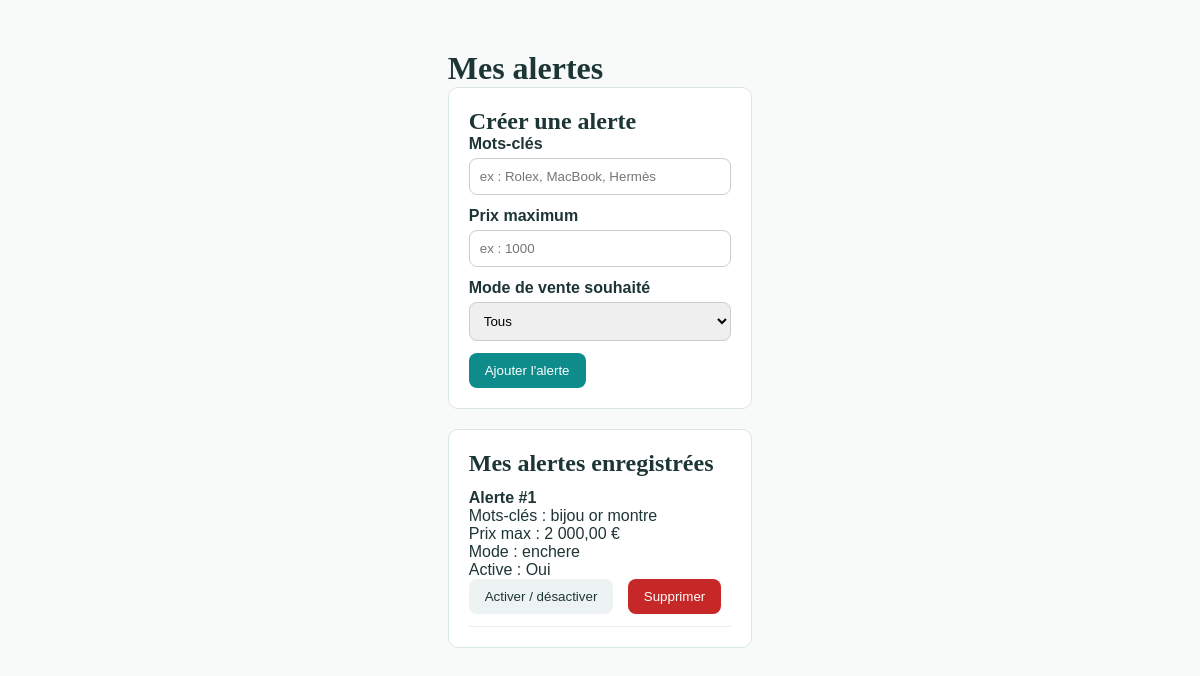
Screenshot of /alerts.php (signed in) with the database file from the repository.
### tables this page shows
CREATE TABLE `alerte` (
  `idAlerte` int(11) NOT NULL,
  `mots_cles` varchar(255) DEFAULT NULL,
  `prix_max` decimal(10,2) DEFAULT NULL,
  `mode_vente_souhaite` enum('immediat','negotiation','enchere','tous') DEFAULT 'tous',
  `active` tinyint(1) DEFAULT '1',
  `idAcheteur` int(11) NOT NULL,
  `created_at` timestamp NOT NULL DEFAULT CURRENT_TIMESTAMP
);

### includes/helpers.php (called while the page is built, shortened)
<?php
function h(string $str): string {
    return htmlspecialchars($str, ENT_QUOTES, 'UTF-8');
}
function formatPrix(float $prix): string {
    return number_format($prix, 2, ',', ' ') . ' €';
}

### alerts.php (the view, shortened to what this page needs)
<?php
require_once __DIR__ . '/includes/helpers.php';
$pdo = db();
$idAcheteur = currentUserId();
$stmt = $pdo->prepare("
    SELECT *
    FROM alerte
    WHERE idAcheteur = ?
    ORDER BY idAlerte DESC
");
$stmt->execute([$idAcheteur]);
$alertes = $stmt->fetchAll();
?>
<!DOCTYPE html>
<html lang="fr">
<head>
    <link rel="stylesheet" href="<?= BASE_URL ?>/assets/css/style.css">
</head>
<body>
<div class="page">
    <h1>Mes alertes</h1>
    <div class="box">
        <h2>Créer une alerte</h2>
        <form method="POST" action="">
            <div class="field">
                <label>Mots-clés</label>
                <input type="text" name="mots_cles" placeholder="ex : Rolex, MacBook, Hermès">
            </div>
            <div class="field">
                <label>Prix maximum</label>
                <input type="number" step="0.01" name="prix_max" placeholder="ex : 1000">
            </div>
            <div class="field">
                <label>Mode de vente souhaité</label>
                <select name="mode_vente_souhaite">
                    <option value="tous">Tous</option>
                </select>
            </div>
            <button class="btn btn-primary" type="submit">Ajouter l'alerte</button>
        </form>
    </div>
    <div class="box">
        <h2>Mes alertes enregistrées</h2>
        <?php if (empty($alertes)): ?>
            <p>Aucune alerte enregistrée.</p>
        <?php else: ?>
            <?php foreach ($alertes as $alerte): ?>
                <div style="border-bottom:1px solid #e8eeee; padding:12px 0;">
                    <p><strong>Alerte #<?= (int)$alerte['idAlerte'] ?></strong></p>
                    <p>Mots-clés : <?= h($alerte['mots_cles'] ?? 'aucun') ?></p>
                    <p>Prix max : <?= $alerte['prix_max'] !== null ? formatPrix((float)$alerte['prix_max']) : 'non défini' ?></p>
                    <p>Mode : <?= h($alerte['mode_vente_souhaite']) ?></p>
                    <p>Active : <?= (int)$alerte['active'] === 1 ? 'Oui' : 'Non' ?></p>
                    <form method="POST" action="" style="display:inline-block;">
                        <button class="btn btn-light" type="submit">Activer / désactiver</button>
                    </form>
                    <form method="POST" action="" style="display:inline-block;">
                        <button class="btn btn-danger" type="submit">Supprimer</button>
                    </form>
                </div>
            <?php endforeach; ?>
        <?php endif; ?>
    </div>
</div>
</body>
</html>

### assets/css/style.css (style rules this page uses)
:root { --primary: #0e8c8c; --primary-dark: #0a6e6e; --primary-light: #14b0b0; --primary-pale: #e0f5f5; --accent: #f7a800; --accent-dark: #d48f00; --white: #ffffff; --gray-50: #f8fafa; --gray-100: #edf2f2; --gray-200: #d4e4e4; --gray-600: #4a6b6b; --gray-800: #1e3535; --text: #1e3535; --text-muted: #5a7a7a; --border: #cce0e0; --shadow-sm: 0 2px 8px rgba(14,140,140,.10); --shadow-md: 0 6px 24px rgba(14,140,140,.15); --shadow-lg: 0 16px 48px rgba(14,140,140,.18); --radius: 12px; --radius-sm: 8px; --radius-lg: 20px; }
* { box-sizing: border-box; margin: 0; padding: 0; }
body { font-family: 'DM Sans', sans-serif; background: var(--gray-50); color: var(--text); min-height: 100vh; display: flex; flex-direction: column; }
h1,h2,h3,.font-display { font-family: 'Playfair Display', serif; }

### alerts.php (style rules this page uses)
body { background:#f8fafa; font-family:Arial, sans-serif; }
.page { max-width:1100px; margin:30px auto; padding:20px; }
.box { background:#fff; border:1px solid #d9e6e6; border-radius:10px; padding:20px; margin-bottom:20px; }
.field { margin-bottom:12px; }
.field label { display:block; margin-bottom:5px; font-weight:bold; }
.field input, .field select { width:100%; padding:10px; border:1px solid #ccc; border-radius:8px; }
.btn { display:inline-block; padding:10px 16px; border:none; border-radius:8px; cursor:pointer; text-decoration:none; margin-right:10px; }
.btn-primary { background:#0e8c8c; color:#fff; }
.btn-light { background:#edf2f2; color:#1e3535; }
.btn-danger { background:#c62828; color:#fff; }

### rows the page displays
alerte: idAlerte "1", mots_cles "bijou or montre", prix_max "2 000,00 €", mode_vente_souhaite "enchere", active "Oui"
